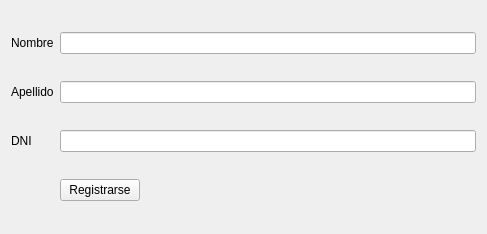
<?xml version="1.0" encoding="UTF-8"?>
<ui version="4.0">
 <class>Alta</class>
 <widget class="QWidget" name="Alta">
  <property name="geometry">
   <rect>
    <x>0</x>
    <y>0</y>
    <width>487</width>
    <height>234</height>
   </rect>
  </property>
  <property name="windowTitle">
   <string>Form</string>
  </property>
  <layout class="QGridLayout" name="gridLayout">
   <item row="2" column="0">
    <widget class="QLabel" name="label_3">
     <property name="text">
      <string>DNI</string>
     </property>
    </widget>
   </item>
   <item row="2" column="1" colspan="2">
    <widget class="QLineEdit" name="lineEdit_3"/>
   </item>
   <item row="3" column="2">
    <spacer name="horizontalSpacer">
     <property name="orientation">
      <enum>Qt::Horizontal</enum>
     </property>
     <property name="sizeHint" stdset="0">
      <size>
       <width>40</width>
       <height>20</height>
      </size>
     </property>
    </spacer>
   </item>
   <item row="0" column="0">
    <widget class="QLabel" name="label">
     <property name="text">
      <string>Nombre</string>
     </property>
    </widget>
   </item>
   <item row="0" column="1" colspan="2">
    <widget class="QLineEdit" name="lineEdit"/>
   </item>
   <item row="1" column="1" colspan="2">
    <widget class="QLineEdit" name="lineEdit_2"/>
   </item>
   <item row="3" column="1">
    <widget class="QPushButton" name="pushButton">
     <property name="text">
      <string>Registrarse</string>
     </property>
    </widget>
   </item>
   <item row="1" column="0">
    <widget class="QLabel" name="label_2">
     <property name="text">
      <string>Apellido</string>
     </property>
    </widget>
   </item>
  </layout>
 </widget>
 <resources/>
 <connections/>
</ui>
